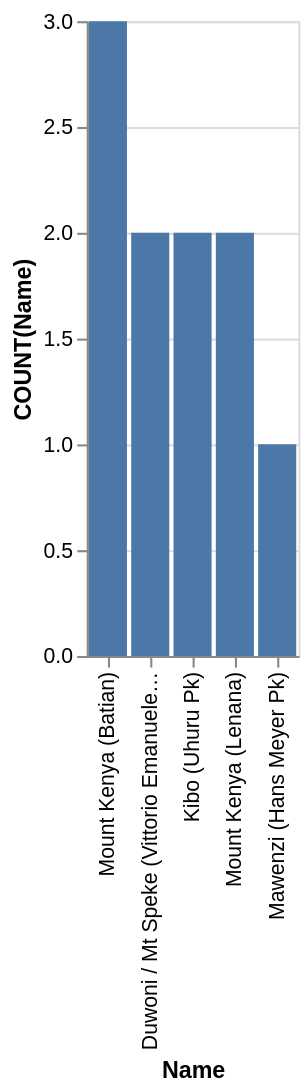

The specification (Vega-Lite) saved for this image:
### Vega-Lite specification from a JSON file in a GitHub repository (floating-point values rounded to 4 significant figures)
{"data": {"values": [{"x_data": "Duwoni / Mt Speke (Vittorio Emanuele Pk)", "y_data": 2}, {"x_data": "Kibo (Uhuru Pk)", "y_data": 2}, {"x_data": "Mawenzi (Hans Meyer Pk)", "y_data": 1}, {"x_data": "Mount Kenya (Batian)", "y_data": 3}, {"x_data": "Mount Kenya (Lenana)", "y_data": 2}]}, "mark": "bar", "encoding": {"x": {"field": "x_data", "type": "nominal", "title": "Name", "sort": {"op": "sum", "field": "y_data", "order": "descending"}}, "y": {"field": "y_data", "type": "quantitative", "title": "COUNT(Name)"}}}
